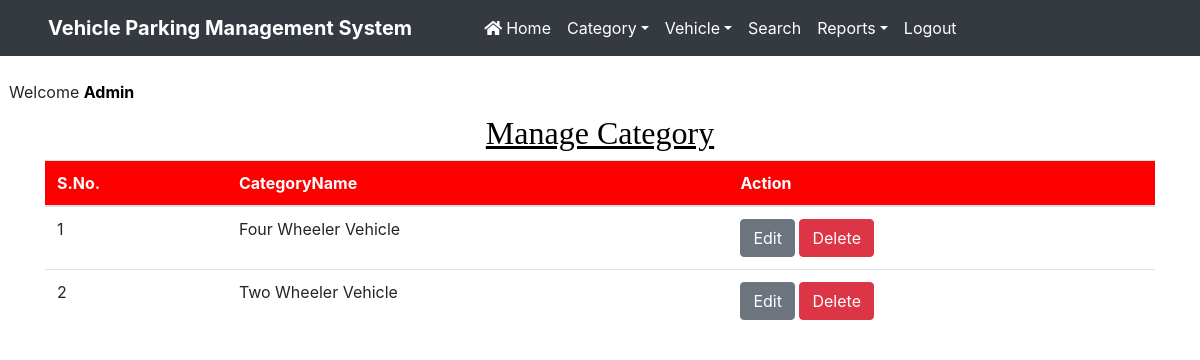
Page /manage_category (signed in) on the earlier database version.
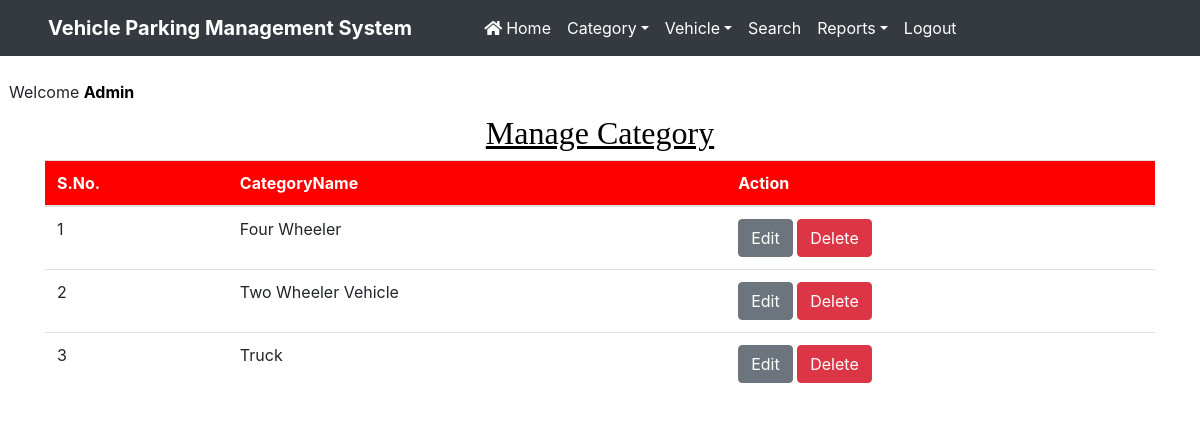
Same page on the later database version.
### vehicle/models.py (models this page shows, shortened)
class Category(models.Model):
    categoryname = models.CharField(max_length=50)
    slot_count = models.PositiveIntegerField(default=0)
    current_slot = models.IntegerField(default=0)

### vehicle/views.py (the view)
# urls.py: path('manage_category',manage_category,name='manage_category'),
def manage_category(request):
    if not request.user.is_authenticated:
        return redirect('admin_login')
    category = Category.objects.all()
    d = {'category':category}
    return render(request, 'manage_category.html', d)

### vehicle/templates/manage_category.html (shortened to what this page needs)
{% load static %}
<html>
<head>
{% include 'headeradmin.html' %}
  <link rel = stylesheet href="https://cdn.datatables.net/1.10.20/css/jquery.dataTables.min.css">
<link rel = stylesheet href="https://cdn.datatables.net/buttons/1.6.1/css/buttons.dataTables.min.css">
</head>
<body>
{% include 'nav2admin.html' %}
<br> &nbsp;&nbsp;Welcome <b style = 'text-transform : capitalize ; color : black'>{{request.user.username}}</b>
<div class="container" style = "margin-top:10px">
<h2 class="text-center" style = "font-family : Times New Roman ; color : black"><u>Manage Category</u></h2>
<table class='table table-hover' id = "example">
<thead style = 'background-color : red ; color : white'>
<tr>
<th>S.No.</th>
<th>CategoryName</th>
<th>Action</th>
</tr>
</thead>
<tbody>
 {% for i in category %}
<tr>
<td>{{forloop.counter}}</td>
 <td>{{i.categoryname}}</td>
<td><a href = "{% url 'edit_category' i.id %}" class='btn btn-secondary' title="Edit Category">Edit</a>
<a href = "{% url 'delete_category' i.id %}" title="Delete Category" class='btn btn-danger'>Delete</a></td>
</tr>
{% endfor %}
</tbody>
</table>
</div>
</body>
</html>

Differences in the rows shown:
changed Category: categoryname "Four Wheeler Vehicle" → "Four Wheeler"
added Category: categoryname "Truck"
